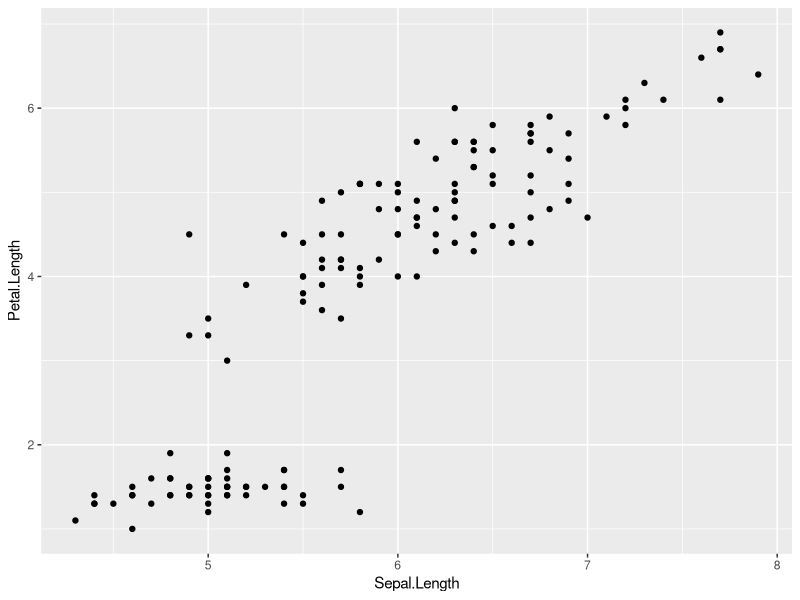
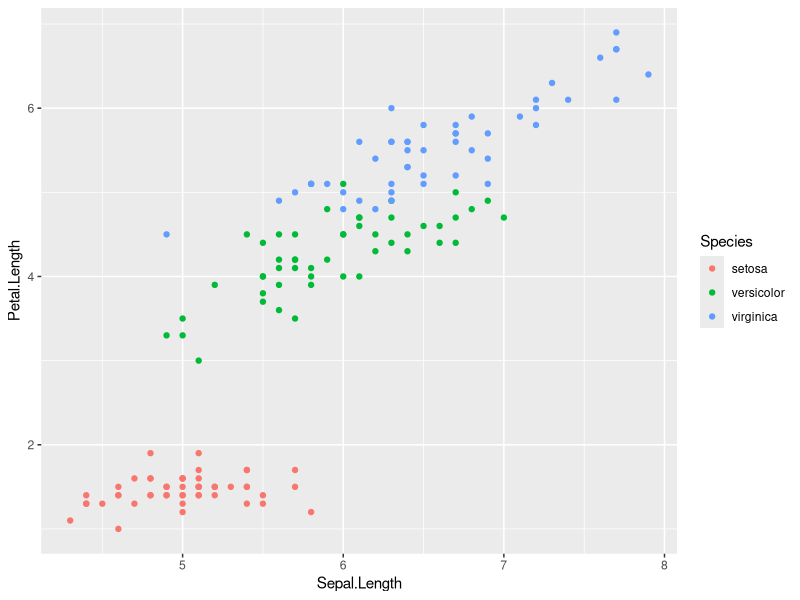
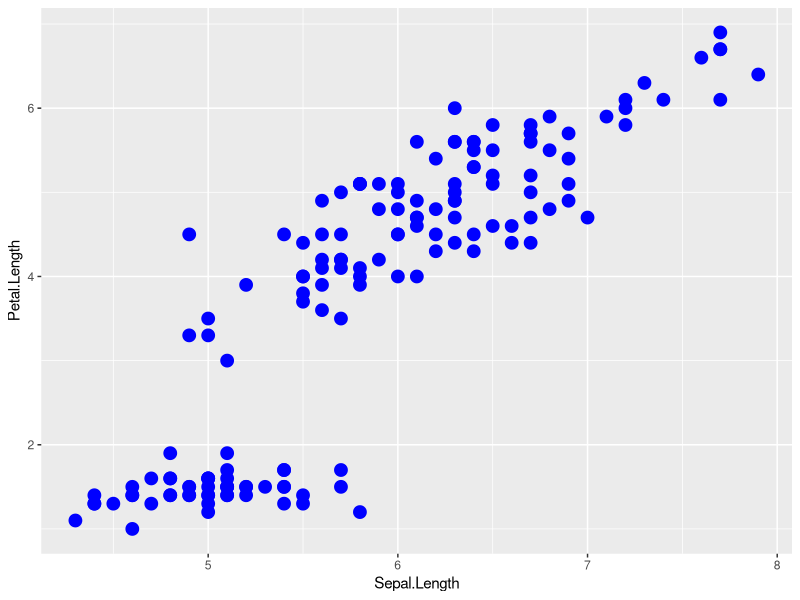
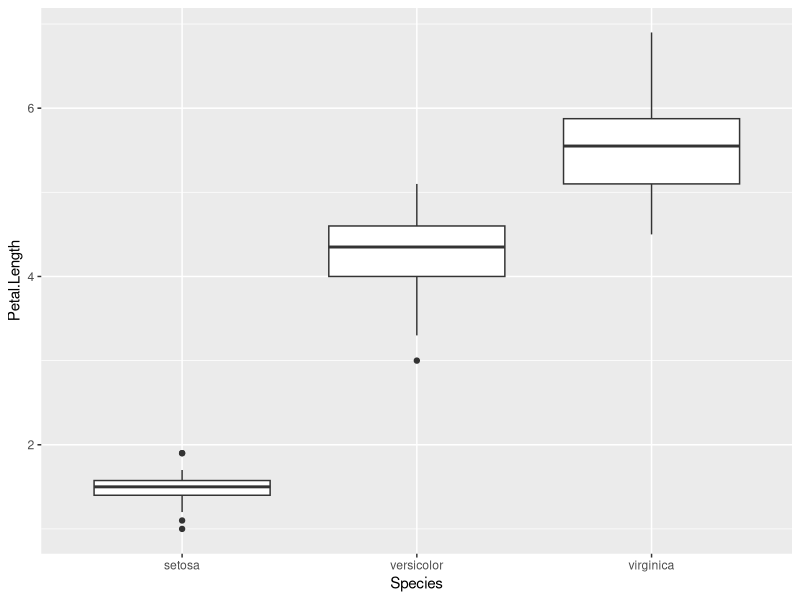
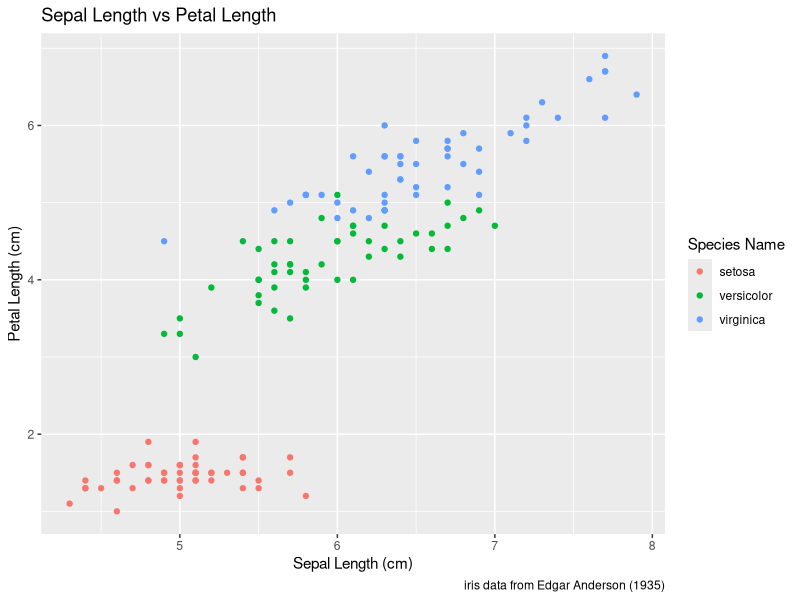
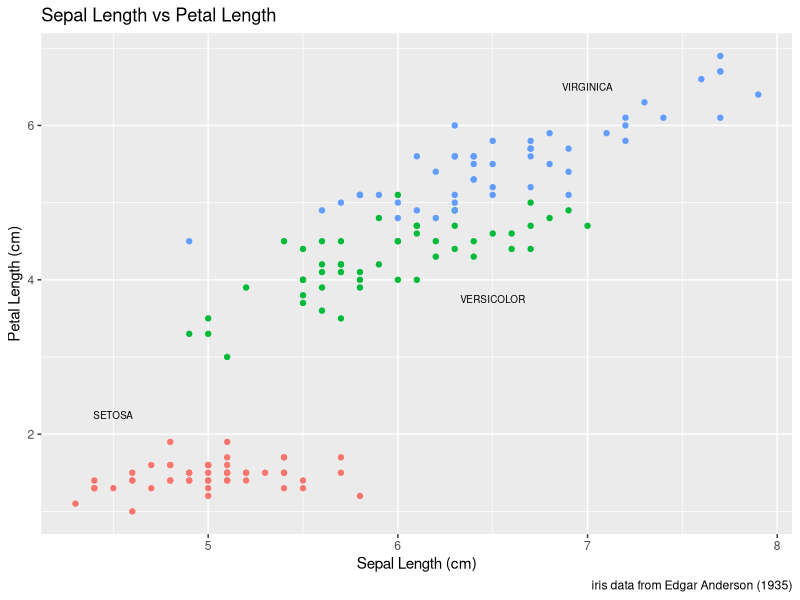
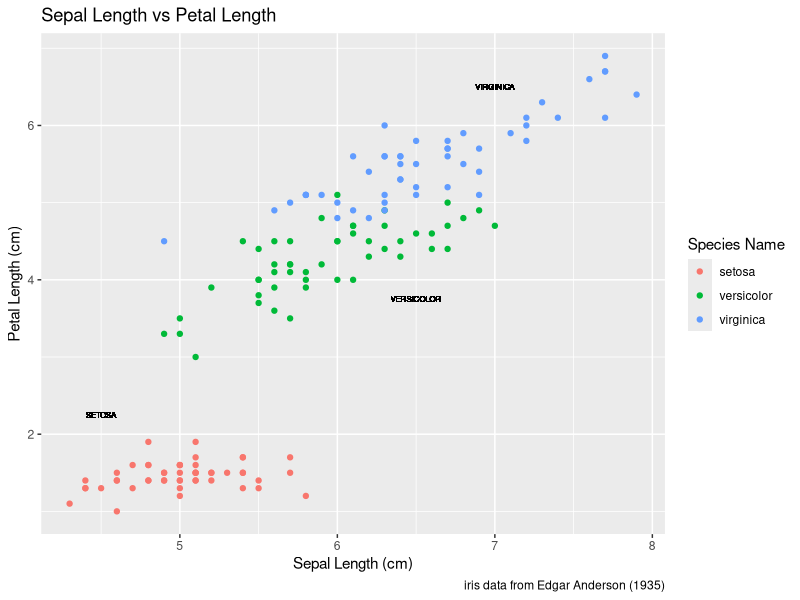
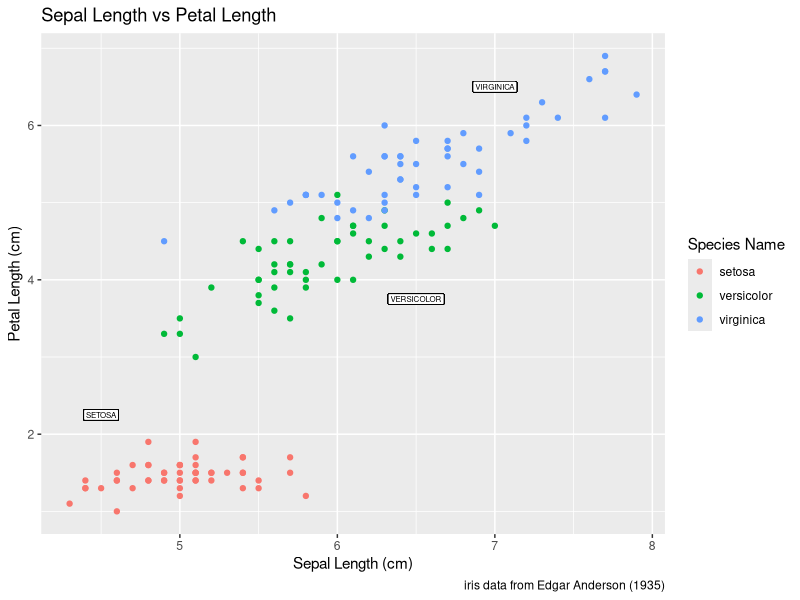

The R source for these figures, in order: (Note: this script raises an error after producing the figures.)
## ---- chunk 1
# Unattach any packages that happen to already be loaded. In general this is unecessary
# but is important for the creation of the book to not have package namespaces
# fighting unexpectedly.
pkgs = names(sessionInfo()$otherPkgs)
if( length(pkgs > 0)){
  pkgs = paste('package:', pkgs, sep = "")
  for( i in 1:length(pkgs)){
    detach(pkgs[i], character.only = TRUE, force=TRUE)
  }
}
## ---- chunk 2
library(tidyverse)   # loading ggplot2 and dplyr
## ---- chunk 3
data(iris)  # load the iris dataset that comes with R
str(iris)   # what columns do we have to play with...
## ---- chunk 4
ggplot( data=iris, aes(x=Sepal.Length, y=Petal.Length) ) +  
	geom_point(  )
## ---- chunk 5
ggplot( data=iris, aes(x=Sepal.Length, y=Petal.Length) ) +  
	geom_point( aes(color=Species) )
## ---- chunk 6
ggplot( data=iris, aes(x=Sepal.Length, y=Petal.Length) ) +  
	geom_point( color='blue', size=4 )
## ---- chunk 7
ggplot(iris, aes(x=Species, y=Petal.Length)) +
  geom_boxplot() 
## ---- chunk 8
# Save the graph before I add more to it.
P <- ggplot( data=iris, aes(x=Sepal.Length, y=Petal.Length) ) +  
	geom_point( aes(color=Species)  ) +
  labs( title='Sepal Length vs Petal Length') +
  labs( x="Sepal Length (cm)", y="Petal Length (cm)" ) +
  labs( color="Species Name")  +
  labs( caption = "iris data from Edgar Anderson (1935)" )

# Print out the plot
P
## ---- chunk 9
# create another data frame that has the text labels I want to add to the graph.
annotation.data <- data.frame(
  Sepal.Length = c(4.5,  6.5,  7.0),  # Figured out the label location by eye.
  Petal.Length = c(2.25, 3.75, 6.5),  # If I rescale the graph, I would redo this step.
  Species = c('setosa', 'versicolor', 'virginica'),
  Text = c('SETOSA', 'VERSICOLOR', 'VIRGINICA')
)

# Use the previous plot I created, along with the 
# aes() options already defined.
P +
  geom_text( data=annotation.data, aes(label=Text), size=2.5) +   # write the labels
  theme( legend.position = 'none' )                               # remove the legend

## ---- chunk 10
P +
  geom_text( x=4.5, y=2.25, size=2, label='SETOSA'     ) +
  geom_text( x=6.5, y=3.75, size=2, label='VERSICOLOR' ) +
  geom_text( x=7.0, y=6.50, size=2, label='VIRGINICA'  )
## ---- chunk 11
P +
  geom_label( x=4.5, y=2.25, size=2, label='SETOSA'     ) +
  geom_label( x=6.5, y=3.75, size=2, label='VERSICOLOR' ) +
  geom_label( x=7.0, y=6.50, size=2, label='VIRGINICA'  )
## ---- chunk 12
library(ggplot2)
ggplot(iris, aes(x=Sepal.Length, y=Petal.Length)) +
  geom_point() +
  facet_grid( . ~ Species )
## ---- chunk 13
data(tips, package='reshape')
head(tips)
## ---- chunk 14
ggplot(tips, aes(x = total_bill, y = tip / total_bill )) +
  geom_point()
## ---- chunk 15
ggplot(tips, aes(x = total_bill, y = tip / total_bill )) +
  geom_point() +
  facet_grid( sex ~ day )
## ---- chunk 16
ggplot(tips, aes(x = total_bill, y = tip / total_bill )) +
  geom_point() +
  facet_wrap( ~ day )
## ---- chunk 17
ggplot(tips, aes(x = total_bill, y = tip / total_bill )) +
  geom_point() +
  facet_grid( sex ~ day, scales="free_y" )
## ---- chunk 18
    Rosy <- data.frame(
      times = c(15, 11, 9, 12, 5, 2, 3),
      day   = 1:7,
      yhat  = c(14.36, 12.29, 10.21, 8.14, 6.07, 4.00,  1.93),
      lwr   = c( 9.54,  8.5,   7.22, 5.47, 3.08, 0.22, -2.89),
      upr   = c(19.18, 16.07, 13.2, 10.82, 9.06, 7.78,  6.75))
## ---- chunk 19
        library(tidyverse)
        data('birthwt', package='MASS')
        birthwt <- birthwt %>% mutate(
          race  = factor(race,  labels=c('White','Black','Other')),
          smoke = factor(smoke, labels=c('No Smoke', 'Smoke')))
